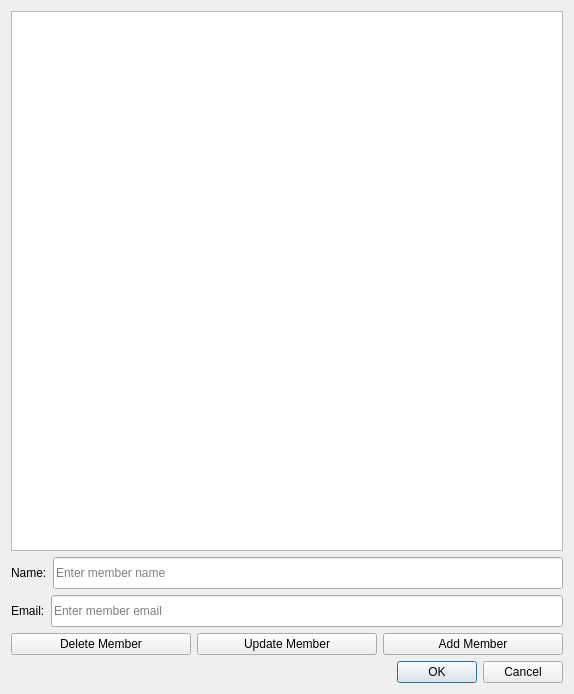
<?xml version="1.0" encoding="UTF-8"?>
<ui version="4.0">
 <class>team_editor</class>
 <widget class="QDialog" name="team_editor">
  <property name="geometry">
   <rect>
    <x>0</x>
    <y>0</y>
    <width>574</width>
    <height>694</height>
   </rect>
  </property>
  <property name="sizePolicy">
   <sizepolicy hsizetype="MinimumExpanding" vsizetype="Preferred">
    <horstretch>0</horstretch>
    <verstretch>0</verstretch>
   </sizepolicy>
  </property>
  <property name="windowTitle">
   <string>Team Editor</string>
  </property>
  <layout class="QVBoxLayout" name="verticalLayout_4">
   <item>
    <layout class="QVBoxLayout" name="verticalLayout_3">
     <item>
      <layout class="QVBoxLayout" name="verticalLayout_2">
       <item>
        <widget class="QListWidget" name="member_list_widget"/>
       </item>
       <item>
        <layout class="QVBoxLayout" name="verticalLayout">
         <item>
          <layout class="QHBoxLayout" name="horizontalLayout_2">
           <item>
            <widget class="QLabel" name="label_2">
             <property name="text">
              <string>Name:</string>
             </property>
            </widget>
           </item>
           <item>
            <widget class="QLineEdit" name="name_line_edit">
             <property name="sizePolicy">
              <sizepolicy hsizetype="MinimumExpanding" vsizetype="Fixed">
               <horstretch>0</horstretch>
               <verstretch>0</verstretch>
              </sizepolicy>
             </property>
             <property name="minimumSize">
              <size>
               <width>0</width>
               <height>32</height>
              </size>
             </property>
             <property name="text">
              <string/>
             </property>
             <property name="placeholderText">
              <string>Enter member name</string>
             </property>
            </widget>
           </item>
          </layout>
         </item>
         <item>
          <layout class="QHBoxLayout" name="horizontalLayout_3">
           <item>
            <widget class="QLabel" name="label">
             <property name="text">
              <string>Email:</string>
             </property>
            </widget>
           </item>
           <item>
            <widget class="QLineEdit" name="email_line_edit">
             <property name="sizePolicy">
              <sizepolicy hsizetype="MinimumExpanding" vsizetype="Fixed">
               <horstretch>0</horstretch>
               <verstretch>0</verstretch>
              </sizepolicy>
             </property>
             <property name="minimumSize">
              <size>
               <width>0</width>
               <height>32</height>
              </size>
             </property>
             <property name="text">
              <string/>
             </property>
             <property name="placeholderText">
              <string>Enter member email</string>
             </property>
            </widget>
           </item>
          </layout>
         </item>
        </layout>
       </item>
      </layout>
     </item>
     <item>
      <layout class="QHBoxLayout" name="horizontalLayout">
       <item>
        <widget class="QPushButton" name="delete_member_button">
         <property name="text">
          <string>Delete Member</string>
         </property>
        </widget>
       </item>
       <item>
        <widget class="QPushButton" name="update_member_button">
         <property name="text">
          <string>Update Member</string>
         </property>
        </widget>
       </item>
       <item>
        <widget class="QPushButton" name="add_member_button">
         <property name="text">
          <string>Add Member</string>
         </property>
        </widget>
       </item>
      </layout>
     </item>
     <item>
      <widget class="QDialogButtonBox" name="buttonBox">
       <property name="orientation">
        <enum>Qt::Orientation::Horizontal</enum>
       </property>
       <property name="standardButtons">
        <set>QDialogButtonBox::StandardButton::Cancel|QDialogButtonBox::StandardButton::Ok</set>
       </property>
      </widget>
     </item>
    </layout>
   </item>
  </layout>
 </widget>
 <resources/>
 <connections>
  <connection>
   <sender>buttonBox</sender>
   <signal>accepted()</signal>
   <receiver>team_editor</receiver>
   <slot>accept()</slot>
   <hints>
    <hint type="sourcelabel">
     <x>248</x>
     <y>254</y>
    </hint>
    <hint type="destinationlabel">
     <x>157</x>
     <y>274</y>
    </hint>
   </hints>
  </connection>
  <connection>
   <sender>buttonBox</sender>
   <signal>rejected()</signal>
   <receiver>team_editor</receiver>
   <slot>reject()</slot>
   <hints>
    <hint type="sourcelabel">
     <x>316</x>
     <y>260</y>
    </hint>
    <hint type="destinationlabel">
     <x>286</x>
     <y>274</y>
    </hint>
   </hints>
  </connection>
 </connections>
</ui>
